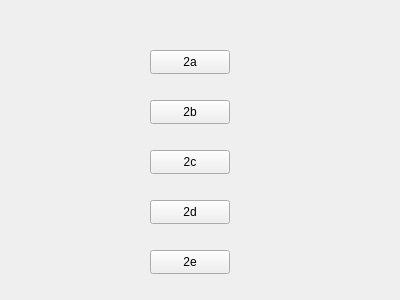
<?xml version="1.0" encoding="UTF-8"?>
<ui version="4.0">
 <class>punkt2</class>
 <widget class="QWidget" name="punkt2">
  <property name="geometry">
   <rect>
    <x>0</x>
    <y>0</y>
    <width>400</width>
    <height>300</height>
   </rect>
  </property>
  <property name="windowTitle">
   <string>Form</string>
  </property>
  <widget class="QPushButton" name="pushButton">
   <property name="geometry">
    <rect>
     <x>150</x>
     <y>50</y>
     <width>80</width>
     <height>24</height>
    </rect>
   </property>
   <property name="text">
    <string>2a</string>
   </property>
  </widget>
  <widget class="QPushButton" name="pushButton_2">
   <property name="geometry">
    <rect>
     <x>150</x>
     <y>100</y>
     <width>80</width>
     <height>24</height>
    </rect>
   </property>
   <property name="text">
    <string>2b</string>
   </property>
  </widget>
  <widget class="QPushButton" name="pushButton_3">
   <property name="geometry">
    <rect>
     <x>150</x>
     <y>150</y>
     <width>80</width>
     <height>24</height>
    </rect>
   </property>
   <property name="text">
    <string>2c</string>
   </property>
  </widget>
  <widget class="QPushButton" name="pushButton_4">
   <property name="geometry">
    <rect>
     <x>150</x>
     <y>200</y>
     <width>80</width>
     <height>24</height>
    </rect>
   </property>
   <property name="text">
    <string>2d</string>
   </property>
  </widget>
  <widget class="QPushButton" name="pushButton_5">
   <property name="geometry">
    <rect>
     <x>150</x>
     <y>250</y>
     <width>80</width>
     <height>24</height>
    </rect>
   </property>
   <property name="text">
    <string>2e</string>
   </property>
  </widget>
 </widget>
 <resources/>
 <connections/>
</ui>
